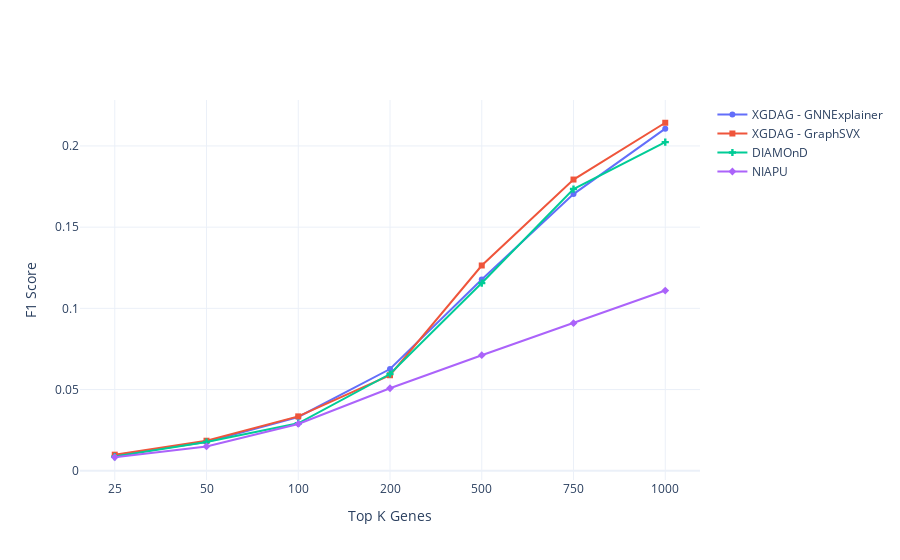
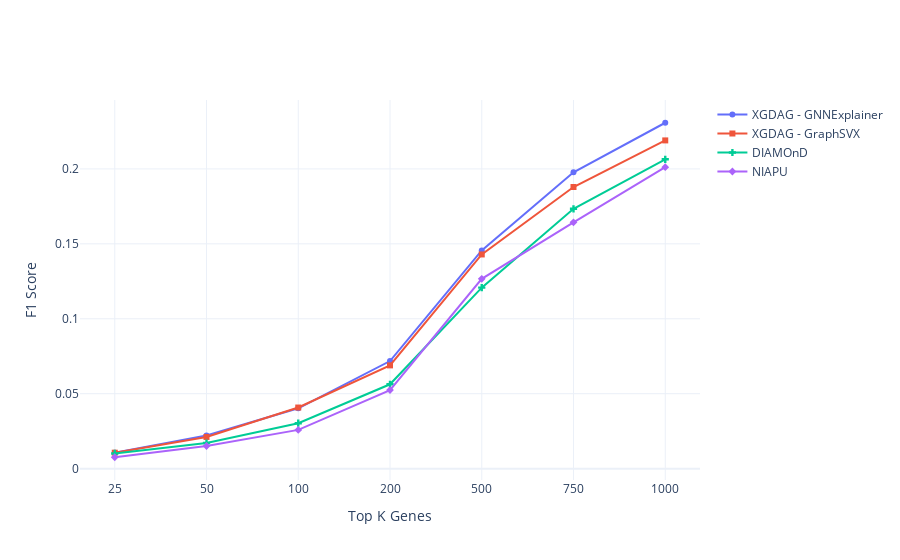
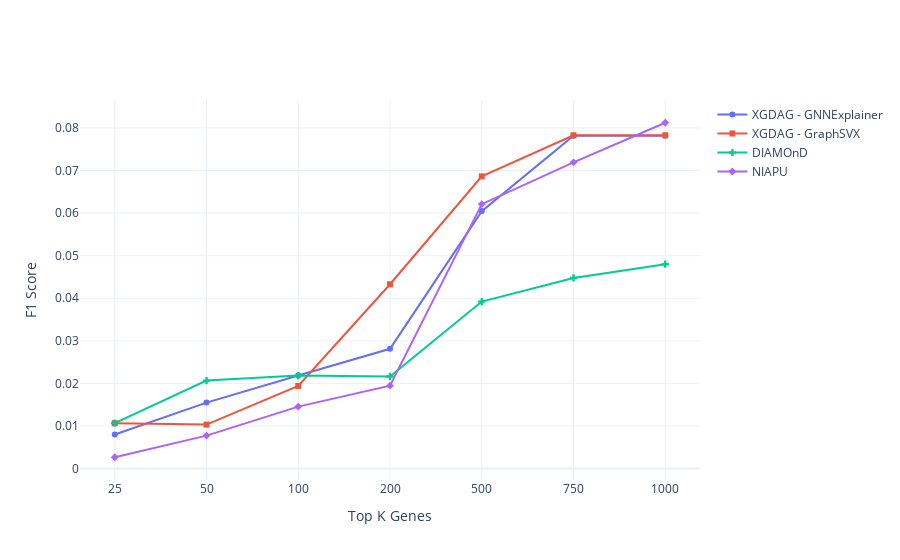
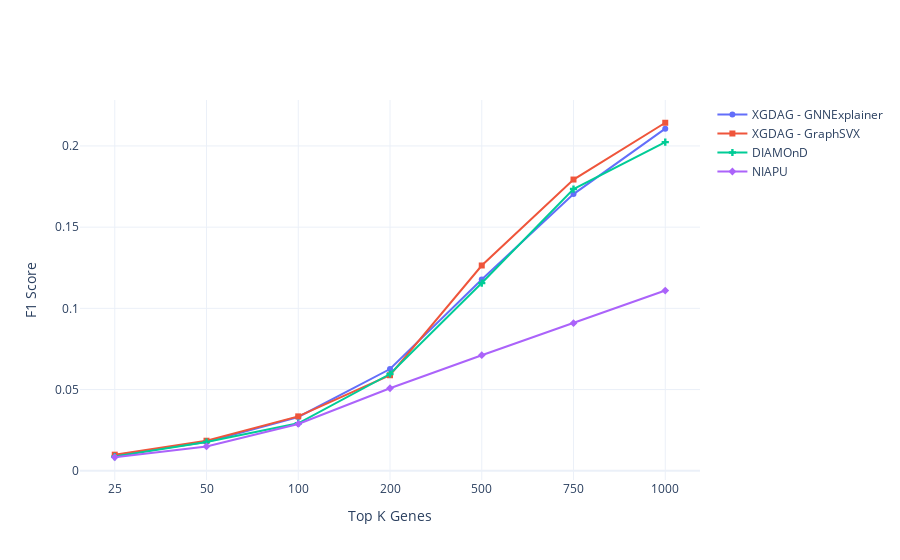

The code cell stored with these charts, in order, in its notebook:
### Code cell
# LINEPLOTS
format = 'eps'
metric = 'F1'

DISEASE_NAMES = ['C0006142_Malignant_neoplasm_of_breast', 'C0009402_Colorectal_Carcinoma',\
                 'C0023893_Liver_Cirrhosis_Experimental']

COMPARE_METHODS = ["XGDAG - GNNExplainer",  "XGDAG - GraphSVX", "DIAMOnD", 'NIAPU']

DISEASE_NAMES.append(DISEASE_NAMES[0])

markers = ['circle', 'square', 'cross', 'diamond']

for DISEASE_NAME in DISEASE_NAMES:
    # data = []
    print(DISEASE_NAME)

    fig = go.Figure()

    marker_idx = 0
    for METHOD in COMPARE_METHODS:
        fig.add_trace(go.Scatter(
            y = disease_method_metric_d[DISEASE_NAME][METHOD][metric],
            x = [str(x) for x in ratios_to_validate],
            name = METHOD,
            marker = dict(
                symbol = markers[marker_idx]
            )
        ))
        marker_idx += 1
        
    fig.update_layout(xaxis_title='Top K Genes',
                   yaxis_title='F1 Score',
                   template='plotly_white')
                   
    fig.show()
    # uncomment to save images
    # pio.write_image(fig, 'Images/'+format.upper()+'/'+DISEASE_NAME+'_'+metric+'.'+format, scale=1)

### Figure 1 — Plotly figure (JSON) as saved in the notebook; plotly's stock layout.template omitted (floating-point values rounded to 4 significant figures)
{"data": [{"marker": {"symbol": "circle"}, "name": "XGDAG - GNNExplainer", "type": "scatter", "x": ["25", "50", "100", "200", "500", "750", "1000"], "y": [0.009479, 0.01769, 0.03308, 0.06261, 0.1177, 0.1703, 0.2106]}, {"marker": {"symbol": "square"}, "name": "XGDAG - GraphSVX", "type": "scatter", "x": ["25", "50", "100", "200", "500", "750", "1000"], "y": [0.009874, 0.01847, 0.03347, 0.05879, 0.1264, 0.1793, 0.2143]}, {"marker": {"symbol": "cross"}, "name": "DIAMOnD", "type": "scatter", "x": ["25", "50", "100", "200", "500", "750", "1000"], "y": [0.008689, 0.01769, 0.02919, 0.05955, 0.1155, 0.1734, 0.2024]}, {"marker": {"symbol": "diamond"}, "name": "NIAPU", "type": "scatter", "x": ["25", "50", "100", "200", "500", "750", "1000"], "y": [0.008294, 0.01493, 0.0288, 0.05077, 0.07113, 0.09086, 0.1109]}], "layout": {"xaxis": {"title": {"text": "Top K Genes"}}, "yaxis": {"title": {"text": "F1 Score"}}}}

### Figure 2 — Plotly figure (JSON) as saved in the notebook; plotly's stock layout.template omitted (floating-point values rounded to 4 significant figures)
{"data": [{"marker": {"symbol": "circle"}, "name": "XGDAG - GNNExplainer", "type": "scatter", "x": ["25", "50", "100", "200", "500", "750", "1000"], "y": [0.01064, 0.02216, 0.04028, 0.07181, 0.1456, 0.1978, 0.2308]}, {"marker": {"symbol": "square"}, "name": "XGDAG - GraphSVX", "type": "scatter", "x": ["25", "50", "100", "200", "500", "750", "1000"], "y": [0.01064, 0.02115, 0.04078, 0.0689, 0.1429, 0.1879, 0.219]}, {"marker": {"symbol": "cross"}, "name": "DIAMOnD", "type": "scatter", "x": ["25", "50", "100", "200", "500", "750", "1000"], "y": [0.01013, 0.01712, 0.03033, 0.05628, 0.1208, 0.1734, 0.2064]}, {"marker": {"symbol": "diamond"}, "name": "NIAPU", "type": "scatter", "x": ["25", "50", "100", "200", "500", "750", "1000"], "y": [0.007601, 0.01511, 0.02586, 0.0524, 0.1266, 0.1644, 0.2011]}], "layout": {"xaxis": {"title": {"text": "Top K Genes"}}, "yaxis": {"title": {"text": "F1 Score"}}}}

### Figure 3 — Plotly figure (JSON) as saved in the notebook; plotly's stock layout.template omitted (floating-point values rounded to 4 significant figures)
{"data": [{"marker": {"symbol": "circle"}, "name": "XGDAG - GNNExplainer", "type": "scatter", "x": ["25", "50", "100", "200", "500", "750", "1000"], "y": [0.008011, 0.0155, 0.02184, 0.02814, 0.06046, 0.07816, 0.07816]}, {"marker": {"symbol": "square"}, "name": "XGDAG - GraphSVX", "type": "scatter", "x": ["25", "50", "100", "200", "500", "750", "1000"], "y": [0.01068, 0.01034, 0.01942, 0.04329, 0.06863, 0.07827, 0.07827]}, {"marker": {"symbol": "cross"}, "name": "DIAMOnD", "type": "scatter", "x": ["25", "50", "100", "200", "500", "750", "1000"], "y": [0.01068, 0.02067, 0.02184, 0.02165, 0.03922, 0.04478, 0.04801]}, {"marker": {"symbol": "diamond"}, "name": "NIAPU", "type": "scatter", "x": ["25", "50", "100", "200", "500", "750", "1000"], "y": [0.00267, 0.007752, 0.01456, 0.01948, 0.06209, 0.07191, 0.08121]}], "layout": {"xaxis": {"title": {"text": "Top K Genes"}}, "yaxis": {"title": {"text": "F1 Score"}}}}

### Figure 4 — Plotly figure (JSON) as saved in the notebook; plotly's stock layout.template omitted (floating-point values rounded to 4 significant figures)
{"data": [{"marker": {"symbol": "circle"}, "name": "XGDAG - GNNExplainer", "type": "scatter", "x": ["25", "50", "100", "200", "500", "750", "1000"], "y": [0.009479, 0.01769, 0.03308, 0.06261, 0.1177, 0.1703, 0.2106]}, {"marker": {"symbol": "square"}, "name": "XGDAG - GraphSVX", "type": "scatter", "x": ["25", "50", "100", "200", "500", "750", "1000"], "y": [0.009874, 0.01847, 0.03347, 0.05879, 0.1264, 0.1793, 0.2143]}, {"marker": {"symbol": "cross"}, "name": "DIAMOnD", "type": "scatter", "x": ["25", "50", "100", "200", "500", "750", "1000"], "y": [0.008689, 0.01769, 0.02919, 0.05955, 0.1155, 0.1734, 0.2024]}, {"marker": {"symbol": "diamond"}, "name": "NIAPU", "type": "scatter", "x": ["25", "50", "100", "200", "500", "750", "1000"], "y": [0.008294, 0.01493, 0.0288, 0.05077, 0.07113, 0.09086, 0.1109]}], "layout": {"xaxis": {"title": {"text": "Top K Genes"}}, "yaxis": {"title": {"text": "F1 Score"}}}}
